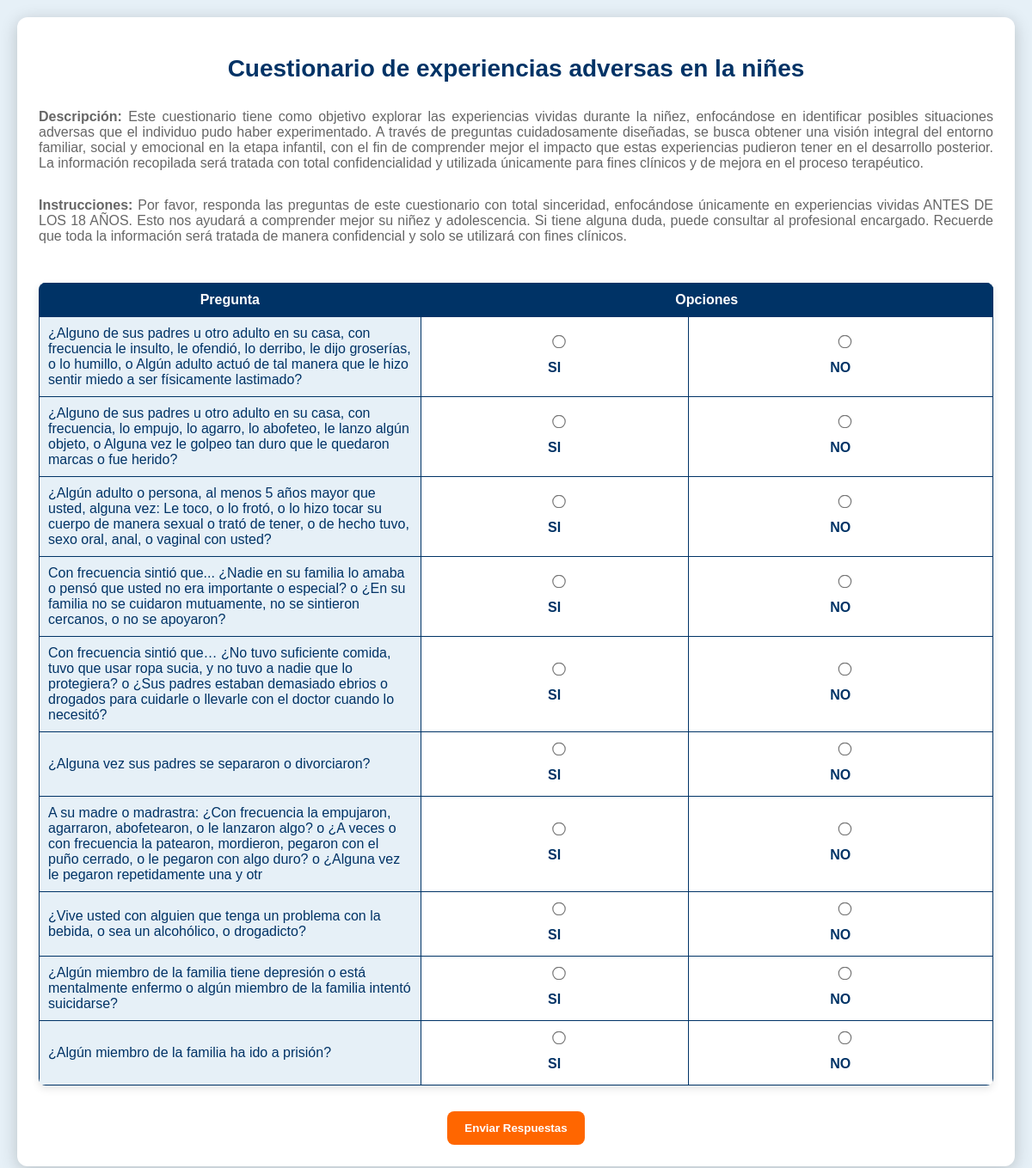
/responder.php?id=14, run on the app's committed database.
### tables this page shows
CREATE TABLE `cuestionario` (
  `id` int(11) NOT NULL,
  `titulo` varchar(255) NOT NULL,
  `descripcion` text DEFAULT NULL,
  `instrucciones` text DEFAULT NULL
);

CREATE TABLE `preguntascuestionario` (
  `id` int(11) NOT NULL,
  `id_cuestionario` int(11) DEFAULT NULL,
  `id_pregunta` varchar(255) DEFAULT NULL
);

CREATE TABLE `pregunta` (
  `id` varchar(255) NOT NULL,
  `pregunta` varchar(255) NOT NULL,
  `op_pregunta1` varchar(255) DEFAULT NULL,
  `op_pregunta2` varchar(255) DEFAULT NULL,
  `op_pregunta3` varchar(255) DEFAULT NULL,
  `op_pregunta4` varchar(255) DEFAULT NULL,
  `op_pregunta5` varchar(255) DEFAULT NULL,
  `op_pregunta6` varchar(255) DEFAULT NULL,
  `op_pregunta7` varchar(255) DEFAULT NULL,
  `tipo_pregunta` varchar(20) DEFAULT NULL,
  `op_pregunta8` varchar(255) DEFAULT NULL,
  `op_pregunta9` varchar(255) DEFAULT NULL,
  `op_pregunta10` varchar(255) DEFAULT NULL,
  `op_pregunta11` varchar(255) DEFAULT NULL
);

### responder.php (the view, shortened to what this page needs)
<?php
$servername = "localhost";
$username = "root";
$password = "MyCLFDBss8**";
$dbname = "proyectopsicologia";
$conn = new mysqli($servername, $username, $password, $dbname);
$idCuestionario = isset($_GET['id']) ? intval($_GET['id']) : 0;
$sqlCuestionario = "
    SELECT titulo, descripcion, instrucciones
    FROM cuestionario
    WHERE id = $idCuestionario";
$resultCuestionario = $conn->query($sqlCuestionario);
if ($resultCuestionario->num_rows > 0) {
    $cuestionario = $resultCuestionario->fetch_assoc();
} else {
    echo "No se encontró el cuestionario.";
    exit;
}
$sqlPreguntas = "
    SELECT pq.id_pregunta, p.pregunta, p.tipo_pregunta,
           op_pregunta1, op_pregunta2, op_pregunta3,
           op_pregunta4, op_pregunta5, op_pregunta6,
           op_pregunta7, op_pregunta8, op_pregunta9,
           op_pregunta10, op_pregunta11
    FROM preguntascuestionario pq
    JOIN pregunta p ON pq.id_pregunta = p.id
    WHERE pq.id_cuestionario = $idCuestionario";
$resultPreguntas = $conn->query($sqlPreguntas);
?>
<!DOCTYPE html>
<html lang="es">
<head>
    <link rel="stylesheet" href="styles.css">
</head>
<body>
    <div class="container">
        <h1><?php echo $cuestionario['titulo']; ?></h1>
        <p><strong>Descripción:</strong> <?php echo $cuestionario['descripcion']; ?></p>
        <p><strong>Instrucciones:</strong> <?php echo $cuestionario['instrucciones']; ?></p>
        <form action="guardar_respuestas.php" method="POST">
            <?php if ($resultPreguntas->num_rows > 0): ?>
                <table class="likert-table">
                    <thead>
                        <tr>
                            <th>Pregunta</th>
                            <th colspan="11">Opciones</th>
                        </tr>
                    </thead>
                    <tbody>
                        <?php while ($row = $resultPreguntas->fetch_assoc()): ?>
                            <?php if ($row['tipo_pregunta'] === 'abierta'): ?>
                                </tbody>
                                </table>
                                <div class="question-abierta">
                                    <h3><?php echo $row['pregunta']; ?></h3>
                                    <textarea name="respuesta[<?php echo $row['id_pregunta']; ?>]" rows="4" placeholder="Escribe tu respuesta aquí..." required></textarea>
                                </div>
                                <table class="likert-table">
                                <tbody>
                            <?php else: ?>
                                <tr>
                                    <td><?php echo $row['pregunta']; ?></td>
                                    <?php
                                    $opciones = [
                                        $row['op_pregunta1'], $row['op_pregunta2'], $row['op_pregunta3'],
                                        $row['op_pregunta4'], $row['op_pregunta5'], $row['op_pregunta6'],
                                        $row['op_pregunta7'], $row['op_pregunta8'], $row['op_pregunta9'],
                                        $row['op_pregunta10'], $row['op_pregunta11']
                                    ];
                                    foreach ($opciones as $opcion):
                                        if (!empty($opcion)): ?>
                                            <td>
                                                <label>
                                                    <input type="radio" name="respuesta[<?php echo $row['id_pregunta']; ?>]" value="<?php echo htmlspecialchars($opcion); ?>" required>
                                                    <?php echo htmlspecialchars($opcion); ?>
                                                </label>
                                            </td>
                                        <?php endif;
                                    endforeach; ?>
                                </tr>
                            <?php endif; ?>
                        <?php endwhile; ?>
                    </tbody>
                </table>
            <?php else: ?>
                <p class="no-data">No hay preguntas para este cuestionario.</p>
            <?php endif; ?>
            <button class="btn" type="submit">Enviar Respuestas</button>
        </form>
    </div>
</body>
</html>

### styles.css (style rules this page uses)
body { font-family: 'Poppins', sans-serif; display: flex; justify-content: center; align-items: flex-start; min-height: 100vh; margin: 0; padding: 20px; background-color: #E6F0F7; color: #003366; }
.container { max-width: 1200px; width: 100%; text-align: center; background: #FFFFFF; padding: 25px; border-radius: 12px; box-shadow: 0px 4px 20px rgba(0, 0, 0, 0.2); display: flex; flex-direction: column; align-items: stretch; }
h1, h2, h3 { color: #003366; font-weight: bold; margin-bottom: 15px; }
h1 { font-size: 28px; }
p { font-size: 16px; color: #666666; margin-bottom: 15px; text-align: justify; }
.btn { text-decoration: none; padding: 12px 20px; background: #FF6600; color: white; font-weight: bold; border-radius: 8px; transition: all 0.3s ease; display: inline-block; text-align: center; min-width: 120px; border: none; cursor: pointer; }
label { font-size: 16px; font-weight: bold; color: #003366; display: block; margin-bottom: 5px; }
input, textarea, select { width: 100%; padding: 10px; border: 2px solid #003366; border-radius: 8px; font-size: 16px; margin-bottom: 15px; background-color: #FFFFFF; color: #003366; }
.likert-table { width: 100%; border-collapse: collapse; margin: 30px 0; background-color: #FFFFFF; font-family: 'Poppins', sans-serif; box-shadow: 0px 4px 10px rgba(0, 0, 0, 0.1); border-radius: 8px; overflow: hidden; }
.likert-table th, .likert-table td { border: 1px solid #003366; padding: 10px; text-align: center; vertical-align: middle; color: #003366; }
.likert-table th { background-color: #003366; color: #FFFFFF; }
.likert-table td:first-child { text-align: left; width: 40%; font-weight: 500; background-color: #E6F0F7; }
.likert-table input[type="radio"] { transform: scale(1.2); margin-right: 5px; }

### data on the page
cuestionario: titulo "Cuestionario de experiencias adversas en la niñes", descripcion "Este cuestionario tiene como objetivo explorar las experiencias vividas durante la niñez, enfocándose en identificar posibles situaciones adversas que el individuo pudo haber experimentado. A través de preguntas cuidadosamente diseñadas, se busca obtener una visión integral del entorno familiar, social y emocional en la etapa infantil, con el fin de comprender mejor el impacto que estas experiencias pudieron tener en el desarrollo posterior. La información recopilada será tratada con total confidencialidad y utilizada únicamente para fines clínicos y de mejora en el proceso terapéutico.", instrucciones "Por favor, responda las preguntas de este cuestionario con total sinceridad, enfocándose únicamente en experiencias vividas ANTES DE LOS 18 AÑOS. Esto nos ayudará a comprender mejor su niñez y adolescencia. Si tiene alguna duda, puede consultar al profesional encargado. Recuerde que toda la información será tratada de manera confidencial y solo se utilizará con fines clínicos."
preguntascuestionario: id_pregunta.pregunta "¿Alguno de sus padres u otro adulto en su casa, con frecuencia le insulto, le ofendió, lo derribo, le dijo groserías, o lo humillo, o Algún adulto actuó de tal manera que le hizo sentir miedo a ser físicamente lastimado?", opcion "SI", opcion "NO"
preguntascuestionario: id_pregunta.pregunta "¿Alguno de sus padres u otro adulto en su casa, con frecuencia, lo empujo, lo agarro, lo abofeteo, le lanzo algún objeto, o Alguna vez le golpeo tan duro que le quedaron marcas o fue herido?", opcion "SI", opcion "NO"
preguntascuestionario: id_pregunta.pregunta "¿Algún adulto o persona, al menos 5 años mayor que usted, alguna vez: Le toco, o lo frotó, o lo hizo tocar su cuerpo de manera sexual o trató de tener, o de hecho tuvo, sexo oral, anal, o vaginal con usted?", opcion "SI", opcion "NO"
preguntascuestionario: id_pregunta.pregunta "Con frecuencia sintió que... ¿Nadie en su familia lo amaba o pensó que usted no era importante o especial? o ¿En su familia no se cuidaron mutuamente, no se sintieron cercanos, o no se apoyaron?", opcion "SI", opcion "NO"
preguntascuestionario: id_pregunta.pregunta "Con frecuencia sintió que… ¿No tuvo suficiente comida, tuvo que usar ropa sucia, y no tuvo a nadie que lo protegiera? o ¿Sus padres estaban demasiado ebrios o drogados para cuidarle o llevarle con el doctor cuando lo necesitó?", opcion "SI", opcion "NO"
preguntascuestionario: id_pregunta.pregunta "¿Alguna vez sus padres se separaron o divorciaron?", opcion "SI", opcion "NO"
preguntascuestionario: id_pregunta.pregunta "A su madre o madrastra: ¿Con frecuencia la empujaron, agarraron, abofetearon, o le lanzaron algo? o ¿A veces o con frecuencia la patearon, mordieron, pegaron con el puño cerrado, o le pegaron con algo duro? o ¿Alguna vez le pegaron repetidamente una y otr", opcion "SI", opcion "NO"
preguntascuestionario: id_pregunta.pregunta "¿Vive usted con alguien que tenga un problema con la bebida, o sea un alcohólico, o drogadicto?", opcion "SI", opcion "NO"
preguntascuestionario: id_pregunta.pregunta "¿Algún miembro de la familia tiene depresión o está mentalmente enfermo o algún miembro de la familia intentó suicidarse?", opcion "SI", opcion "NO"
preguntascuestionario: id_pregunta.pregunta "¿Algún miembro de la familia ha ido a prisión?", opcion "SI", opcion "NO"
